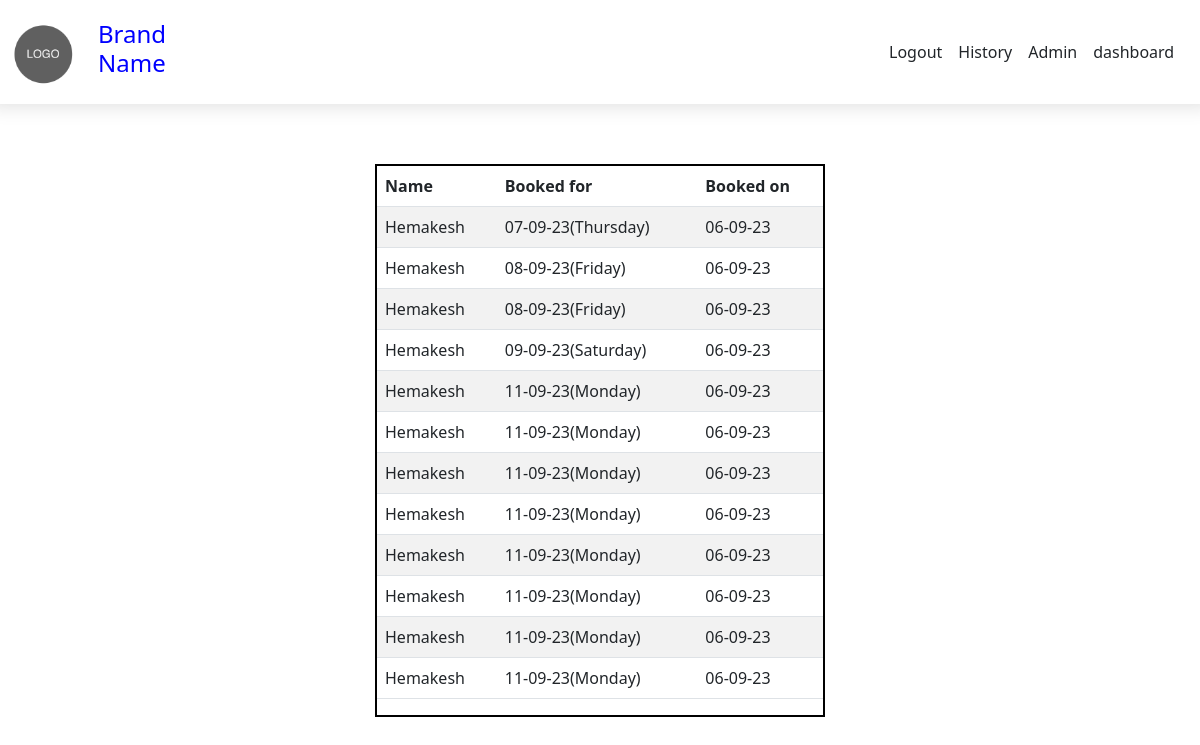
Screenshot of /history (signed in) with the database file from the repository.
### tables this page shows
CREATE TABLE booked(id INTEGER PRIMARY KEY AUTOINCREMENT, name TEXT NOT NULL, email TEXT NOT NULL, phno TEXT NOT NULL, date TEXT NOT NULL, booked_data TEXT NOT NULL, userid INTEGER, FOREIGN KEY (userid) REFERENCES users(id));

### app.py (the view)
@app.route("/history",methods = ["POST","GET"])
def history():
    if session['logged_in'] == True:
        connection = sqlite3.connect("appointments.db")
        db = connection.cursor()
        user_id = (session["userid"],)
        history = list(db.execute("SELECT name,date, booked_data FROM booked WHERE userid = ? ORDER BY id DESC", user_id))
        print(history)
        connection.close()
        return render_template("history.html", history = list(history))
    else:
        return render_template("index.html", logged_in = 'false')

### templates/history.html
{% extends "layout.html" %}
{% block main %}
<section class = "container d-flex justify-content-center">
    <div class="d-flex " style = "border: solid black 2px; padding: 0px; margin-top: 60px; width : 450px; height : auto;">
        <table  class="table table-striped" >
            <thead>
                <tr>
                    <th>Name</th>
                    <th >Booked for</th>
                    <th>Booked on</th>
                </tr>
            </thead>
            <tbody >
                {% for h in history %}
                    <tr>
                        <td>{{h[0]}}</td>
                        <td>{{h[1]}}</td>
                        <td>{{h[2]}}</td>
                    </tr>
                {% endfor %}
            </tbody>
        </table>
    </div>
    </section>
{% endblock %}

### templates/layout.html (shortened to what this page needs)
<!DOCTYPE html>
<html lang="en">
<head>
    <link href="https://cdn.jsdelivr.net/npm/bootstrap@5.2.3/dist/css/bootstrap.min.css" rel="stylesheet">
    <link href = "static\styles.css" rel = "stylesheet">
</head>
<body>
    <header class = "row" >
        <div class = "col">
            <div>
                <a href = "/index.html" id = "brand">
                    <img src = "static\images\logo1.png" style = "width: 11v; height: 11vh; display: inline;" alt = "Logo" >
                    <h4 id = "brand_name">Brand</br>Name</h4>
                </a>
            </div>
        </div>
        <nav id = "nav" class = "col">
            {% if session.logged_in %}
                <a class = "nav-link" href ="/logout">Logout</a>
                <a class = "nav-link" href = "/history">History</a>
                {% if session.userid == 1 %}
                    <a class = "nav-link" href = "/admin">Admin</a>
                {% endif %}
                <a href="/dashboard" class="nav-link">dashboard</a>
                {% else %}
                <a class = "nav-link" href = "/login">Login</a>
                <a class = "nav-link" href = "/register">Register</a>
            {% endif %}
        </nav>
    </header>
    <main>
       {% block main %}{% endblock %}
    </main>
</body>
</html>

### static/styles.css (style rules this page uses)
header { max-height: 13vh; box-shadow: 0 1px 20px 0 rgba(0,0,0,.14); display: flex; }
#nav { display: flex; gap: 1em; justify-content: right; align-items: center; text-decoration: none; height : 13vh; padding: 0px; margin: 0cm 1cm 0cm 0cm; }
#brand_name { padding: 10px; color :blue; }
#brand { padding-top: 10px; }
a { text-decoration: none; display: flex; justify-content: flex-start; }

### rows the page displays
booked: name "Hemakesh", date "07-09-23(Thursday)", booked_data "06-09-23"
booked: name "Hemakesh", date "08-09-23(Friday)", booked_data "06-09-23"
booked: name "Hemakesh", date "08-09-23(Friday)", booked_data "06-09-23"
booked: name "Hemakesh", date "09-09-23(Saturday)", booked_data "06-09-23"
booked: name "Hemakesh", date "11-09-23(Monday)", booked_data "06-09-23"
booked: name "Hemakesh", date "11-09-23(Monday)", booked_data "06-09-23"
booked: name "Hemakesh", date "11-09-23(Monday)", booked_data "06-09-23"
booked: name "Hemakesh", date "11-09-23(Monday)", booked_data "06-09-23"
booked: name "Hemakesh", date "11-09-23(Monday)", booked_data "06-09-23"
booked: name "Hemakesh", date "11-09-23(Monday)", booked_data "06-09-23"
booked: name "Hemakesh", date "11-09-23(Monday)", booked_data "06-09-23"
booked: name "Hemakesh", date "11-09-23(Monday)", booked_data "06-09-23"
